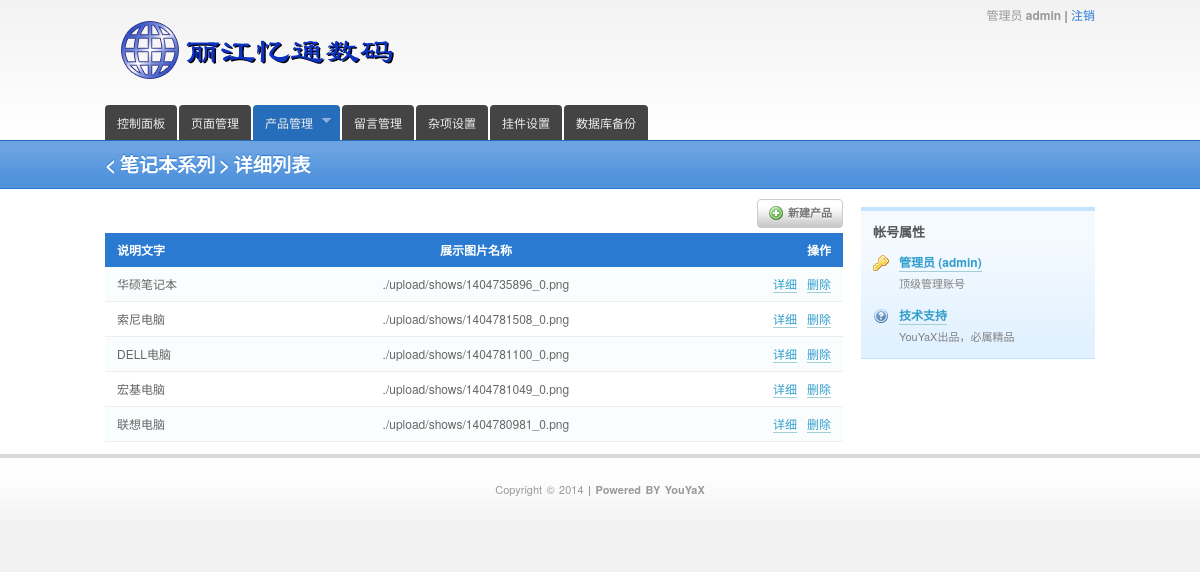
The page /admin/detail_product.php?id=1 (signed in) on the database its author committed.
### tables this page shows
CREATE TABLE `momo_product` (
  `id` int(4) NOT NULL AUTO_INCREMENT,
  `name` varchar(20) NOT NULL,
  `sort` tinyint(1) NOT NULL,
  PRIMARY KEY (`id`)
);

CREATE TABLE `momo_product_sub` (
  `id` int(4) NOT NULL AUTO_INCREMENT,
  `name` varchar(20) NOT NULL,
  `pic` varchar(50) NOT NULL,
  `category` int(4) NOT NULL,
  `description` mediumtext NOT NULL,
  `sort` tinyint(1) NOT NULL,
  PRIMARY KEY (`id`)
);

### admin/database.php (called while the page is built, shortened)
<?php
try {
    $db = new PDO("mysql:host=".DB_HOST.";dbname=".DB_NAME, DB_USER, DB_PSW);
} catch (PDOException $e) {
    die ("Error!: " . $e->getMessage() . "<br/>");
}
$db->exec("SET character_set_connection=utf8, character_set_results=utf8, character_set_client=binary");
$db->exec("SET sql_mode=''");
$sql="select * from ".DB_PREFIX."product order by sort desc";
$query=$db->query($sql);
$arr=array();
while($tmp=$query->fetch()){
	$arr[]=$tmp;
}
?>

### admin/detail_product.php (the view, shortened to what this page needs)
<?php
require("./database.php");
?>
<!DOCTYPE html>
<html lang="en">
<head>
<link rel="stylesheet" href="css/style.css" type="text/css" />
</head>
<body>
	<header id="top">
		<div class="wrapper">
			<div id="title"><img SRC="../resource/logo.gif" /></div>
			<div id="topnav">
				管理员 <b><?php echo $_SESSION['momocms_admin']; ?></b>
				<span>|</span> <a href="./logout.php">注销</a><br />
			</div>
			<?php
			require("./public_menu.php");
			echo out_menu(3,$arr);
			?>
		</div>
	</header>
	<div id="pagetitle">
		<div class="wrapper">
			<h1>
				<?php
				$sql="select * from ".DB_PREFIX."product where id=".intval($_GET['id']);
				$query=$db->query($sql);
				$arr=$query->fetch();
				echo '< '.$arr['name'].' > 详细列表';
				?>
				</h1>
		</div>
	</div>
	<div id="page">
		<div class="wrapper">
				<section class="column width6 first">
				<a style="float:right;margin:10px 0 5px 0;" href="./create_sub_product.php?id=<?php echo $arr['id']; ?>" class="btn"><span class="icon icon-add">&nbsp;</span>新建产品</a>
				<table id="report" class="stylized full" style="">
						<thead>
							<tr>
								<th>说明文字</th>
								<th class="ta-center">展示图片名称</th>
								<th class="ta-right">操作</th>
							</tr>
						</thead>
						<tbody>
							<?php
								$sql="select * from ".DB_PREFIX."product_sub where category=".$arr['id']." order by sort desc";
								$query=$db->query($sql);
								while($arr=$query->fetch()){
							?>
							<tr>
								<td class="title"><?php echo $arr['name']; ?></td>
								<td class="ta-center"><?php echo $arr['pic']; ?></td>
								<td class="ta-right"><a href="./detail_sub_product.php?id=<?php echo $arr['id']; ?>">详细</a>&nbsp;&nbsp;
								<a href="./delete_sub_product.php?id=<?php echo $arr['id']; ?>">删除</a></td>
							</tr>
						<?php	}	?>
						</tbody>
					</table>
				</section>
<?php require("./public_side_foot.php"); ?>

### admin/css/style.css (style rules this page uses)
html, body, div, span, object, iframe, h1, h2, h3, h4, h5, h6, p, blockquote, pre, abbr, address, cite, code, del, dfn, em, img, ins, kbd, q, samp, small, strong, sub, sup, var, b, i, dl, dt, dd, ol, ul, li, fieldset, form, label, legend, table, caption, tbody, tfoot, thead, tr, th, td, article, aside, canvas, details, figcaption, figure, footer, header, hgroup, menu, nav, section, summary, time, mark, audio, video { margin:0; padding:0; border:0; outline:0; font-size:100%; background:transparent; }
body { line-height:1; }
article,aside,canvas,details,figcaption,figure, footer,header,hgroup,menu,nav,section,summary { display:block; }
a { margin:0; padding:0; border:0; font-size:100%; vertical-align:baseline; background:transparent; }
table { border-collapse:collapse; border-spacing:0; }
body { font-family:"Helvetica Neue",Helvetica,Arial,sans-serif; line-height:1.5; font-size:12px; background-color:#F2F2F2; color:#666; margin:0 auto; }
a { outline:none; }
h1,h2,h3,h4,h5,h6 { color:#4D5762; position:relative; word-spacing:-0.1em; }
h1,h2 { line-height:28px; margin-bottom:18px; }
h1,h2,h3,h4,h5 { margin-top:18px; }
h1 { font-size:28px; }
b,strong,caption,th,thead,dt,legend { font-weight:bold; }
article,aside,header,hgroup,nav,section,footer { float:left; display:block; }
table.stylized { border-collapse:collapse; position:relative; margin-top:1em; margin-bottom:1em; }
table.stylized th,table.stylized td { line-height:18px; padding:8px 12px; }
table.stylized th { background-color:#2A7AD2 !important; color:#fff; text-align:left; }
table.stylized tbody th,table.stylized tbody td,table.stylized tfoot th,table.stylized tfoot td { border-bottom:solid 1px #eee; }
table.stylized tbody tr:nth-child(odd) th,table.stylized tbody tr:nth-child(odd) td { background:#FAFDFE; }
.column { margin-left:18px; display:block; float:left; }
.first { margin-left:0; clear:left; }
.full { width:100%; }
.width6 { width:738px; }
.ta-center { text-align:center !important; }
.ta-right { text-align:right !important; }
.wrapper, .wrapper-login { margin:0 auto; text-align:left; width: 990px; position:relative; }
header#top { background-color: #f4f4f4; width:100%; background: -webkit-linear-gradient(#F2F2F2, white); }
#topnav { color:#999; padding:6px 0 6px 10px; position:absolute; right:0; top:0; white-space:nowrap; font-size:12px; text-align:right; }
#topnav span { color:#444; }
#topnav a { color:#2A7AD2; padding:0; text-decoration:none; }
#title { color:#FFF; font:bold 2.4em/26px 'Trebuchet MS',Trebuchet,Arial,sans-serif; letter-spacing:-0.02em; padding:20px 0 22px; text-shadow:1px 1px 3px #111; }
#pagetitle { background-color:#5D9ADF; border-top:1px solid #266DBB; border-bottom:1px solid #2A7AD2; float:left; width:100%; background: -webkit-gradient( linear, left bottom, left top, color-stop(0.2, rgb(80,146,220)), color-stop(0.8, rgb(107,163,226)) ); background: -moz-linear-gradient( center bottom, rgb(80,146,220) 20%, rgb(107,163,226) 80% ); }
#pagetitle h1 { color:#fff; font-size:1.6em; padding:12px 0; text-shadow:0 -1px 1px #2A7AD2; margin:0; top:0; line-height:1.2em; float:left; }
#page { float:left; width:100%; background-color:#FFF; }
#page a { color: #329ECC; text-decoration:none; border-bottom:1px solid #A1CFD4; }
.btn { display: inline-block; padding: 5px 10px; color: #777 !important; text-decoration: none; font-weight: bold; font-size: 11px; font-family: Tahoma, Arial, sans-serif; -moz-border-radius: 4px; -webkit-border-radius: 4px; border-radius: 4px; text-shadow: 0 1px 1px rgba(255,255,255,0.9); position: relative; cursor: pointer; border:1px solid #ccc !important; background:#fff url("../img/btn-overlay.png") repeat-x !important; }
.icon { display: block; text-indent: -99999px; overflow: hidden; background-repeat: no-repeat; width: 16px; height: 16px; float:left; margin-right: 4px; }
.icon-add { background:url("../img/add.png") no-repeat; }

### rows shown on the page
momo_product: name "笔记本系列"
momo_product_sub: name "华硕笔记本", pic "./upload/shows/1404735896_0.png"
momo_product_sub: name "索尼电脑", pic "./upload/shows/1404781508_0.png"
momo_product_sub: name "DELL电脑", pic "./upload/shows/1404781100_0.png"
momo_product_sub: name "宏基电脑", pic "./upload/shows/1404781049_0.png"
momo_product_sub: name "联想电脑", pic "./upload/shows/1404780981_0.png"

### other values the page prints
$_SESSION['momocms_admin'] "admin"
